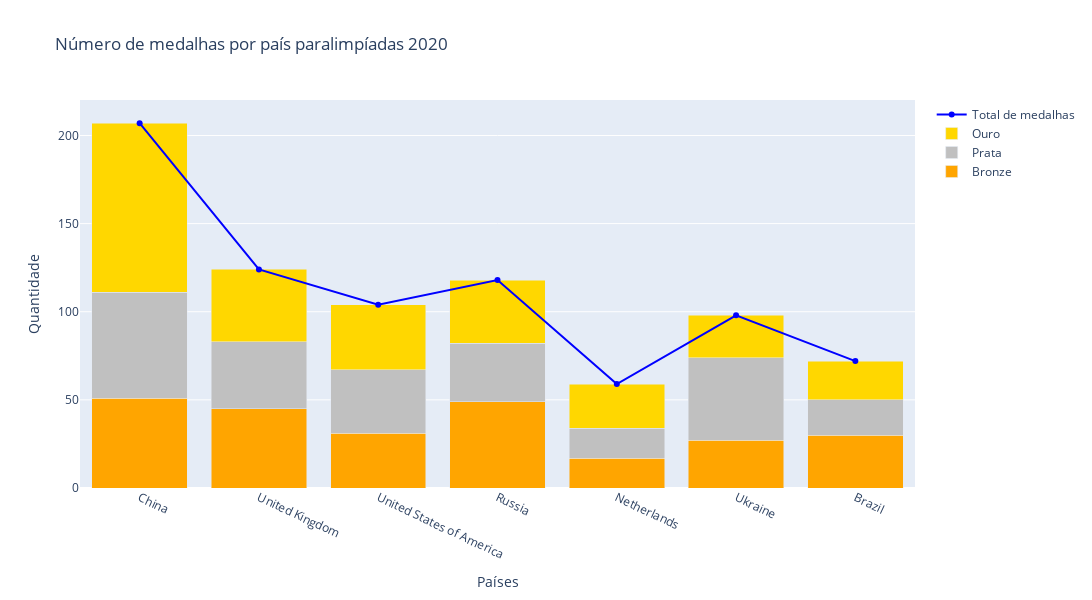

Here is the notebook cell this chart was saved with:
### Code cell
trace1 = go.Bar(
x=df_param['Países'],
y=df_param['Bronze paralimpíadas'],
name='Bronze',
marker_color='orange'
)
trace2 = go.Bar(
    x=df_param['Países'],
    y=df_param['Prata paralimpíadas'],
    name='Prata',
    marker_color='silver'
)
trace3 = go.Bar(
    x=df_param['Países'],
    y = df_param['Ouro paralimpíadas'],
    name='Ouro',
    marker_color='gold'
)
trace4 = go.Scatter(
    x=df_param['Países'],
    y=df_param['Total medalhas paralimpíadas'],name='Total de medalhas',
    line = dict(color='blue', width=2)
)

data=[trace1, trace2, trace3, trace4]
layout= go.Layout(
    barmode= 'stack',
    title='Número de medalhas por país paralimpíadas 2020',
    xaxis={'title': 'Países', 'tickangle' : 25},
    yaxis=dict(title='Quantidade'),
    height=600, width=1100
)

fig= go.Figure(data=data, layout=layout)
fig.show()

### Figure 1 — Plotly figure (JSON) as saved in the notebook; plotly's stock layout.template omitted (floating-point values rounded to 4 significant figures)
{"data": [{"marker": {"color": "orange"}, "name": "Bronze", "type": "bar", "x": ["China", "United Kingdom", "United States of America", "Russia", "Netherlands", "Ukraine", "Brazil"], "y": [51, 45, 31, 49, 17, 27, 30]}, {"marker": {"color": "silver"}, "name": "Prata", "type": "bar", "x": ["China", "United Kingdom", "United States of America", "Russia", "Netherlands", "Ukraine", "Brazil"], "y": [60, 38, 36, 33, 17, 47, 20]}, {"marker": {"color": "gold"}, "name": "Ouro", "type": "bar", "x": ["China", "United Kingdom", "United States of America", "Russia", "Netherlands", "Ukraine", "Brazil"], "y": [96, 41, 37, 36, 25, 24, 22]}, {"line": {"color": "blue", "width": 2}, "name": "Total de medalhas", "type": "scatter", "x": ["China", "United Kingdom", "United States of America", "Russia", "Netherlands", "Ukraine", "Brazil"], "y": [207, 124, 104, 118, 59, 98, 72]}], "layout": {"barmode": "stack", "height": 600, "title": {"text": "Número de medalhas por país paralimpíadas 2020"}, "width": 1100, "xaxis": {"tickangle": 25, "title": {"text": "Países"}}, "yaxis": {"title": {"text": "Quantidade"}}}}
